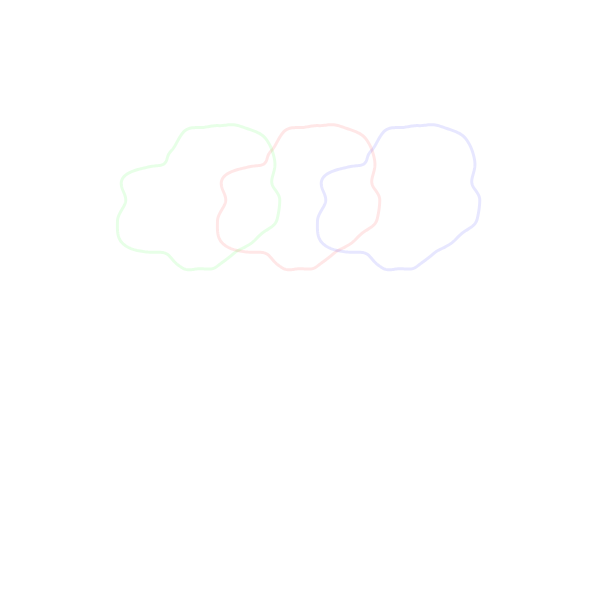
Frame 1 (no input)
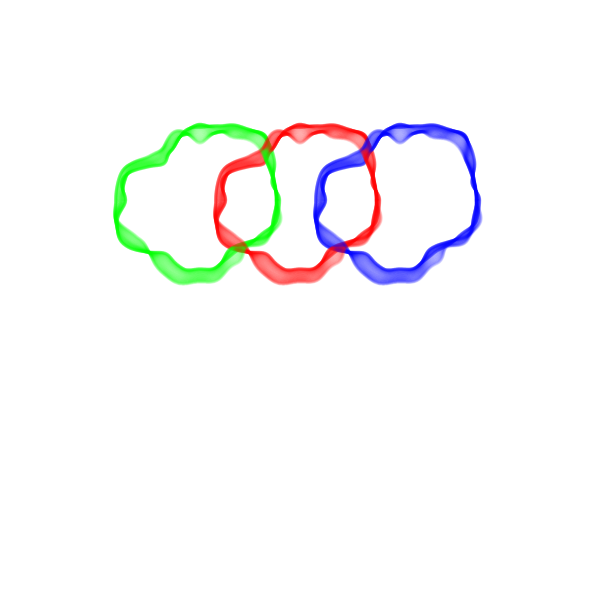
Frame 60 (no input)
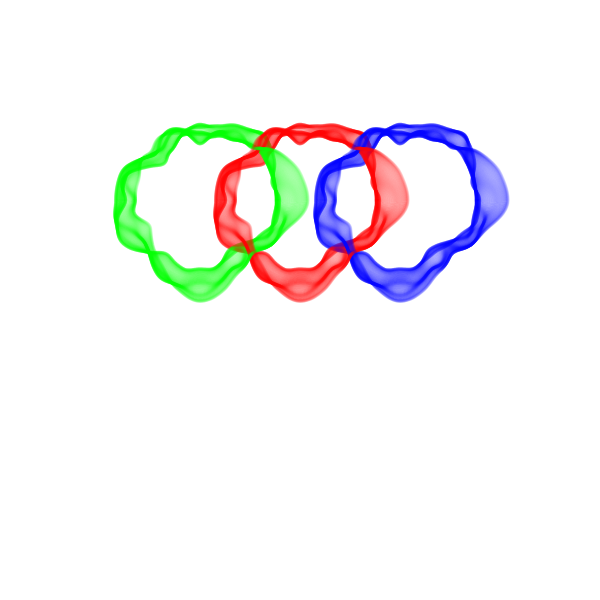
Frame 120 (the mouse pressed at the canvas centre since frame 60)

The p5.js sketch that drew these frames (run headless with seeded random() and noise() and a simulated clock; from frame 60 on, the mouse is pressed at the canvas centre):

// p5.js sketch
// ── sketch.js
// Removed the symmetry!
// This one had me puzzled until I realised the reference (unit circle) had
// to be moved so that x,y >= 0
// What is happening in morph/01,02 is that noise takes abs(input)


// TODO: Add slider for user-settable parameters
// inc, size, alpha,
// xn = r* (noise(x,y,ofs)) * cos(theta); to become
// xn = r* m*(noise(x,y,ofs)+b) * cos(theta); where m{1:2} and b{-0.5:0}

numPoints = 400;
let theta = 0;
let r;
let offset = 0;
let frame = 0;


let inc = 4e-3;
let size = 400;
let alpha = 24;

function setup() {
  createCanvas(600,600);
  background(255);
  r = width/3;
}


function draw() {
  strokeWeight(3);
  noFill();

  // RED
  translate(width/2, height/3);
  stroke(255, 0, 0,alpha);
  drawShape(offset);
  // Erase the eerie shape as you go.
  if (frame > size) {
    stroke(255,alpha);
    drawShape(offset - size*inc);
  }

  // GREEN
  translate(-r/2, 0);
  stroke(0, 255, 0,alpha);
  drawShape(offset);
  // Erase the eerie shape as you go.
  if (frame > size) {
    stroke(255,alpha);
    drawShape(offset - size*inc);
  }

  // BLUE
  translate(r, 0);
  stroke(0, 0, 255,alpha);
  drawShape(offset);
  // Erase the eerie shape as you go.
  if (frame > size) {
    stroke(255,alpha);
    drawShape(offset - size*inc);
  }



  offset += inc;
  frame++;

}


// Starts with a unit circle and uses points on it as inputs to the noise function
// the noise then changes the radius of a much larger circle.
function drawShape(ofs) {
  beginShape()
  for (theta = 0; theta < TWO_PI; theta += (TWO_PI / numPoints) ) {
    // use the unit circle (x,y) points as inputs for the noise function
    let x = 0.5 * cos(theta)+1;
    let y = 0.5 * sin(theta)+1;

    // Add noise
    let xn = r* (noise(x,y,ofs)) * cos(theta);
    let yn = r* (noise(x,y,ofs)) * sin(theta);

    vertex(xn , yn);
  }
  endShape();
}
